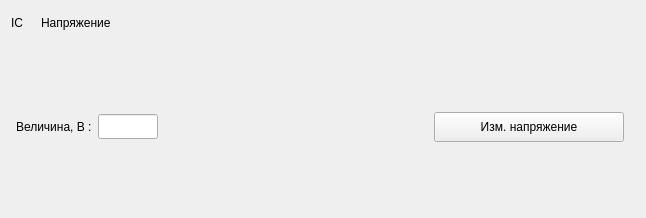
<?xml version="1.0" encoding="UTF-8"?>
<ui version="4.0">
 <class>WidgetVoltage</class>
 <widget class="QWidget" name="WidgetVoltage">
  <property name="geometry">
   <rect>
    <x>0</x>
    <y>0</y>
    <width>646</width>
    <height>218</height>
   </rect>
  </property>
  <property name="windowTitle">
   <string>Form</string>
  </property>
  <layout class="QHBoxLayout" name="horizontalLayout_4">
   <item>
    <layout class="QVBoxLayout" name="verticalLayout_borderExternal">
     <item>
      <layout class="QHBoxLayout" name="horizontalLayout">
       <item>
        <widget class="QLabel" name="label_headIcon">
         <property name="sizePolicy">
          <sizepolicy hsizetype="Fixed" vsizetype="Fixed">
           <horstretch>24</horstretch>
           <verstretch>24</verstretch>
          </sizepolicy>
         </property>
         <property name="minimumSize">
          <size>
           <width>24</width>
           <height>24</height>
          </size>
         </property>
         <property name="text">
          <string>IC</string>
         </property>
        </widget>
       </item>
       <item>
        <widget class="QLabel" name="label_headText">
         <property name="text">
          <string>Напряжение</string>
         </property>
        </widget>
       </item>
       <item>
        <spacer name="verticalSpacer">
         <property name="orientation">
          <enum>Qt::Vertical</enum>
         </property>
         <property name="sizeType">
          <enum>QSizePolicy::Fixed</enum>
         </property>
         <property name="sizeHint" stdset="0">
          <size>
           <width>20</width>
           <height>20</height>
          </size>
         </property>
        </spacer>
       </item>
      </layout>
     </item>
     <item>
      <layout class="QVBoxLayout" name="verticalLayout">
       <item>
        <widget class="QFrame" name="frame_borderValue">
         <property name="sizePolicy">
          <sizepolicy hsizetype="Preferred" vsizetype="Minimum">
           <horstretch>0</horstretch>
           <verstretch>0</verstretch>
          </sizepolicy>
         </property>
         <property name="frameShape">
          <enum>QFrame::StyledPanel</enum>
         </property>
         <property name="frameShadow">
          <enum>QFrame::Raised</enum>
         </property>
        </widget>
       </item>
       <item>
        <layout class="QHBoxLayout" name="horizontalLayout_borderValue">
         <item>
          <spacer name="horizontalSpacer_5">
           <property name="orientation">
            <enum>Qt::Horizontal</enum>
           </property>
           <property name="sizeType">
            <enum>QSizePolicy::Fixed</enum>
           </property>
           <property name="sizeHint" stdset="0">
            <size>
             <width>5</width>
             <height>20</height>
            </size>
           </property>
          </spacer>
         </item>
         <item>
          <layout class="QVBoxLayout" name="verticalLayout_2">
           <item>
            <layout class="QHBoxLayout" name="horizontalLayout_2">
             <item>
              <widget class="QLabel" name="label_value">
               <property name="text">
                <string>Величина, B :</string>
               </property>
              </widget>
             </item>
             <item>
              <widget class="QLineEdit" name="lineEdit_voltageInput">
               <property name="sizePolicy">
                <sizepolicy hsizetype="Fixed" vsizetype="Fixed">
                 <horstretch>60</horstretch>
                 <verstretch>0</verstretch>
                </sizepolicy>
               </property>
               <property name="minimumSize">
                <size>
                 <width>60</width>
                 <height>25</height>
                </size>
               </property>
               <property name="maximumSize">
                <size>
                 <width>60</width>
                 <height>25</height>
                </size>
               </property>
               <property name="alignment">
                <set>Qt::AlignRight|Qt::AlignTrailing|Qt::AlignVCenter</set>
               </property>
              </widget>
             </item>
             <item>
              <spacer name="horizontalSpacer_2">
               <property name="orientation">
                <enum>Qt::Horizontal</enum>
               </property>
               <property name="sizeHint" stdset="0">
                <size>
                 <width>40</width>
                 <height>20</height>
                </size>
               </property>
              </spacer>
             </item>
             <item>
              <spacer name="verticalSpacer_3">
               <property name="orientation">
                <enum>Qt::Vertical</enum>
               </property>
               <property name="sizeType">
                <enum>QSizePolicy::Expanding</enum>
               </property>
               <property name="sizeHint" stdset="0">
                <size>
                 <width>20</width>
                 <height>30</height>
                </size>
               </property>
              </spacer>
             </item>
             <item>
              <widget class="QPushButton" name="pushButton_changeVoltage">
               <property name="sizePolicy">
                <sizepolicy hsizetype="Minimum" vsizetype="Fixed">
                 <horstretch>0</horstretch>
                 <verstretch>30</verstretch>
                </sizepolicy>
               </property>
               <property name="minimumSize">
                <size>
                 <width>190</width>
                 <height>30</height>
                </size>
               </property>
               <property name="maximumSize">
                <size>
                 <width>190</width>
                 <height>30</height>
                </size>
               </property>
               <property name="text">
                <string>Изм. напряжение</string>
               </property>
              </widget>
             </item>
            </layout>
           </item>
          </layout>
         </item>
         <item>
          <spacer name="horizontalSpacer_4">
           <property name="orientation">
            <enum>Qt::Horizontal</enum>
           </property>
           <property name="sizeType">
            <enum>QSizePolicy::Fixed</enum>
           </property>
           <property name="sizeHint" stdset="0">
            <size>
             <width>5</width>
             <height>20</height>
            </size>
           </property>
          </spacer>
         </item>
        </layout>
       </item>
      </layout>
     </item>
    </layout>
   </item>
   <item>
    <widget class="QFrame" name="frame_borderExternal">
     <property name="frameShape">
      <enum>QFrame::StyledPanel</enum>
     </property>
     <property name="frameShadow">
      <enum>QFrame::Raised</enum>
     </property>
    </widget>
   </item>
  </layout>
 </widget>
 <resources/>
 <connections/>
</ui>
